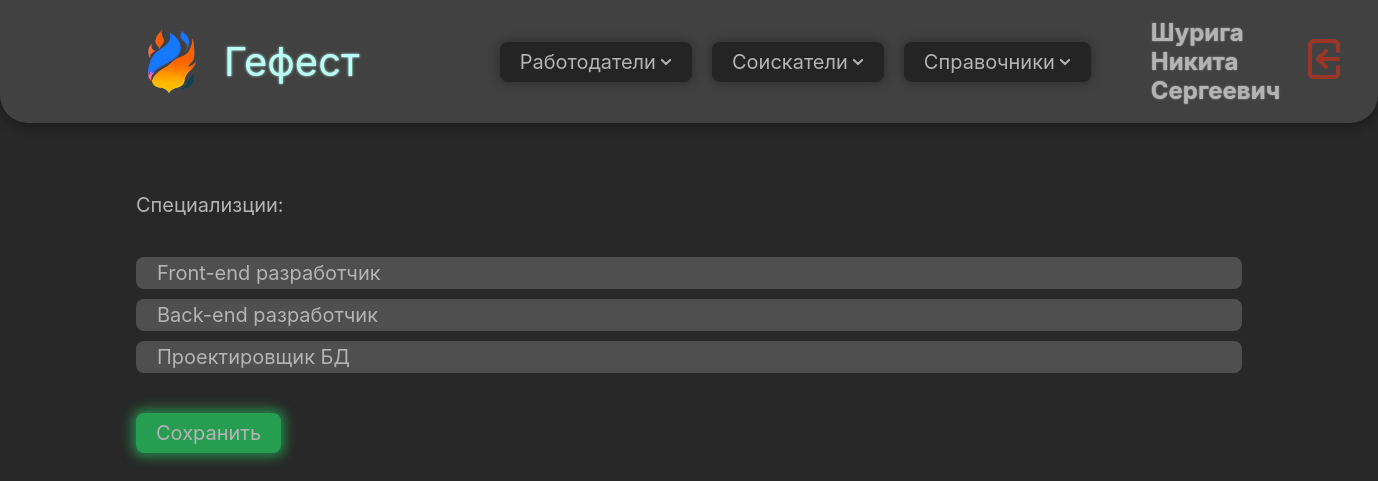
Page /jobseeker/18/specializations (signed in) on the committed database.
### domain/models.py (models this page shows, shortened)
class CustomUser(AbstractUser):
    patronymic = models.CharField(max_length=255, blank=False, null=False, verbose_name='Отчество')
    phone_number = PhoneNumberField(region="RU", blank=False, null=False, verbose_name='Номер телефона')
    profile_photo = models.ImageField(blank=True, null=True, verbose_name='Фото профиля', upload_to='user_photos')
    class Meta:
        verbose_name = 'Пользователь'
        verbose_name_plural = 'Пользователи'

class Specialization(models.Model):
    name = models.CharField(max_length=255, blank=False, null=False, verbose_name='Наименование')
    def __str__(self):
        return '%s' % self.name
    class Meta:
        verbose_name = 'Специализация'
        verbose_name_plural = 'Специализации'

### domain/views/job_seeker_views.py (the view)
# urls.py: path('jobseeker/<str:job_seeker_id>/specializations', specialization_view, name='job_seeker_specializations'),
def specialization_view(request, job_seeker_id):
    job_seeker = JobSeeker.objects.get(id=job_seeker_id)
    if request.method == 'POST':
        form = SpecializationForm(request.POST)
        if form.is_valid():
            job_seeker.specialization.set(form.cleaned_data['specializations'])
            job_seeker.save()
            return redirect('job_seeker_view', job_seeker_id=job_seeker.id)
    else:
        form = SpecializationForm()
    context = {
        'job_seeker': job_seeker,
        'form': form,
    }
    return render(request, 'job_seekers/create/specialization_create.html', context)

### domain/context_processors.py (called while the page is built)
def user(request):
    return {'user': auth(request)['user']}

### domain/templates/job_seekers/create/specialization_create.html (shortened to what this page needs)
{% extends 'base.html' %}
{% load static %}
{% load widget_tweaks %}
{% block content %}
    <form method="POST" class="input-form flex-vertical gap-2em">
        <p class="flex-horizontal gap-2em">
            <label for="{{ form.specializations.id_for_label }}">{{ form.specializations.label }}: </label>
        </p>
        {{ form.specializations|add_class:"flex-vertical gap-05em checkbox-div" }}
        <button type="submit" class="button submit">Сохранить</button>
    </form>
{% endblock content %}

### domain/templates/components/navbar.html (shortened to what this page needs)
{% load static %}
{% block content %}
    <div class="nav-bar flex-horizontal gap-1em">
        <div class="nav-part flex-horizontal gap-1em">
            <a href="{% url 'home' %}">
            <div class="flex-horizontal gap-1em">
                <div class="logo-container">
                    <img src="{% static 'images/logo.png' %}" class="logo"/>
                </div>
                <div class="title" style="padding-right: 3em;">Гефест</div>
            </div>
                </a>
            <div class="button">
                Работодатели
                <img src="{% static 'icons/arrow-down.svg' %}" class="icon">
            </div>
            <button class="button">
                Соискатели
                <img src="{% static 'icons/arrow-down.svg' %}" class="icon">
            </button>
            <button class="button">
                Справочники
                <img src="{% static 'icons/arrow-down.svg' %}" class="icon">
            </button>
        </div>
        <div class="nav-part flex-horizontal gap-1em">
            <h2 class="text1">{{ user.last_name }} {{ user.first_name }} {{ user.patronymic }}</h2>
            <a href="{% url 'logout' %}">
                <img src="{% static 'icons/logout.svg' %}" class="logout-button"/>
            </a>
        </div>
    </div>
{% endblock content %}

### static/css/styles.css (style rules this page uses)
* { font-size: 20px; padding: 0; margin: 0; font-family: Inter, serif; color: var(--text-color); text-decoration: none; }
.body { background: var(--body-bg); display: block; flex-direction: column; align-items: center; height: 100%; width: 100%; }
.nav-bar { position: sticky; height: 100%; margin: auto; padding: 0.5em 6em; justify-content: space-between; align-items: center; border-radius: 0 0 1.4em 1.4em; background: var(--table-bg); box-shadow: 0 0.2em 0.5em 0.1em var(--element-shadow); }
.nav-part { height: 100%; padding: 0.4em 1em; justify-content: flex-start; flex-wrap: nowrap; }
.logout-button { filter: brightness(0) saturate(100%) invert(24%) sepia(29%) saturate(4645%) hue-rotate(345deg) brightness(83%) contrast(84%); }
.logo { align-self: stretch; object-fit: contain; }
.logo-container { width: 3.2em; aspect-ratio: 1 / 1; justify-content: center; align-items: center; display: flex }
.title { color: var(--title-color); font-size: 2em; font-weight: 400; word-wrap: break-word; text-shadow: 0 0 0.065em var(--title-color); }
.button { display: flex; justify-content: flex-start; align-items: center; border-style: none; border-radius: 0.4em; background: var(--button-bg); padding: 0.4em 1em; gap: 0.2em; box-shadow: 0 0 0.5em 0.1em var(--element-shadow); width: fit-content; }
.icon { filter: brightness(0) saturate(100%) invert(79%) sepia(16%) saturate(8%) hue-rotate(316deg) brightness(90%) contrast(87%); }
.text1 { font-size: larger; text-shadow: 0 0 0.07em var(--text-color); }
.input-form { padding-top: 0.5em; padding-bottom: 0.5em; justify-content: space-between; }
.input-form p { display: flex; flex-direction: row; justify-content: space-between; gap: 2em; }
button.submit { background: var(--submit-bg); box-shadow: 0 0 0.6em 0.2em var(--submit-shadow); }
.flex-horizontal { display: flex; flex-direction: row; align-items: center; }
.flex-horizontal.gap-1em { gap: 1em; }
.flex-horizontal.gap-2em { gap: 2em; }
.flex-vertical { display: flex; flex-direction: column; }
.flex-vertical.gap-05em { gap: 0.5em; }
.flex-vertical.gap-2em { gap: 2em; }
.checkbox-div div { background: var(--div-bg); border-radius: 1em; padding: 1em; }
.checkbox-div div { background: var(--div-bg); border-radius: 0.4em; padding: 0.2em 0.4em; }
.checkbox-div div label { display: flex; flex-direction: row; }

### static/css/darkcolors.css (style rules this page uses)
:root { --button-bg: #242424; --body-bg: #282828; --common-bg: #303030; --th-bg: #3a3a3a; --table-bg: #414141; --hover-bg: #464646; --td-bg: #4b4b4b; --div-bg: #4f4f4f; --text-color: #B4B4B4; --text-hover: #d0d0d0; --title-color: #BAFFF3; --element-shadow: rgba(0, 0, 0, 0.25); --shadow-next: rgba(48, 48, 48, 0.8); --error-color: #FF3838; --submit-bg: #279d52; --submit-shadow: rgba(39, 157, 82, 0.8); --submit-hover: #35d781; --submit-hover-shadow: rgba(53, 215, 129, 0.95); --reject-bg: #9D2727; --reject-shadow: rgba(150, 39, 39, 0.8); --reject-hover: #D73535; --reject-hover-shadow: rgba(215, 53, 53, 0.95); }

### rows in the picture
CustomUser: last_name "Шурига", first_name "Никита", patronymic "Сергеевич"
Specialization: specializations "Front-end разработчик Back-end разработчик Проектировщик БД"
